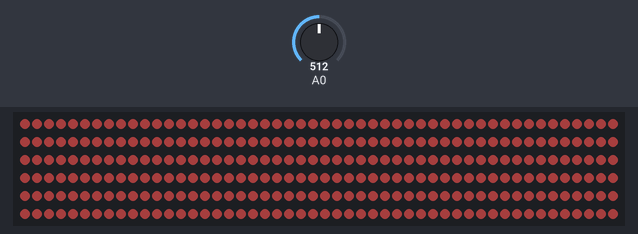
A sketch run on a simulated Arduino Uno, built with avr-gcc and run on an emulated ATmega328P. On the bench: 300 RGB LEDs in strip order, left to right, continuing on the next row. The test bench sets the inputs (shaded band); at power-on: A0 = 512. Dim RGB values are drawn brighter than linear.

Above: at 0.1 s.

The sketch:

LEDLights.ino
```cpp
#include "FastLED.h"
#define NUM_LEDS 300
#define DATA_PIN A5
CRGB leds[NUM_LEDS];

int localMax = -1000;
int localMin = 1000;
int localMid = 0;
int localAverage;
int localDif;
int waitTime = 0;

int counter = 0;
int rainbowList [17] {15, 30, 45, 60, 75, 90, 105, 120, 135, 150, 165, 180, 195, 210, 225, 240, 255};
int rainbowSize = 17;
int type = 1;


void setup() {
  FastLED.addLeds<NEOPIXEL, DATA_PIN>(leds, NUM_LEDS);

  for (int i = 0; i < NUM_LEDS; i++) {
    leds[i] = CHSV(0, 100, 100);
  }
  FastLED.show();
}


void loop() {
  int a0 = analogRead(A0);

  if (a0 > localMax) {
    localMax = a0;
  }
  else if (a0 < localMin) {
    localMin = a0;
  }
  else {
    localAverage = (localAverage + a0) / 2;
  }
  localMid = localMax - localMin;

  localDif = localAverage - localMin;


  if (waitTime > 100) {
    if ((a0 > localDif + (a0 / 4)) || (a0 < localDif - (a0 / 4))) {
      changeColor();
      waitTime = 0;
    }

  }
  waitTime++;
}

void changeColor() {
  int r;
  if (type == 1) {
    if (counter < rainbowSize) {
      r = rainbowList[counter];

    }
  }
  else {
    counter = 0;
    r = rainbowList[counter];
  }

  FastLED.show();

}
```
